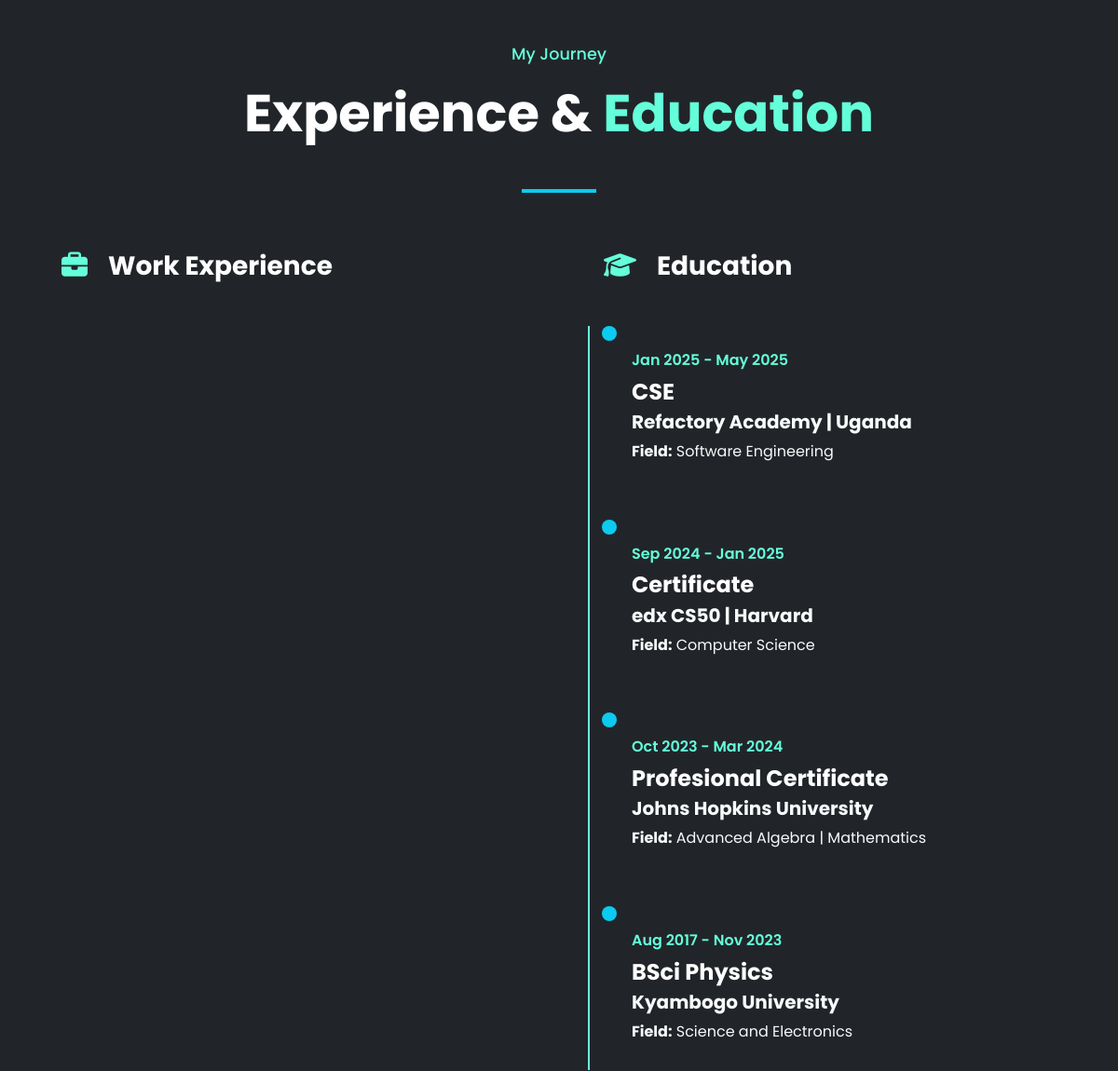
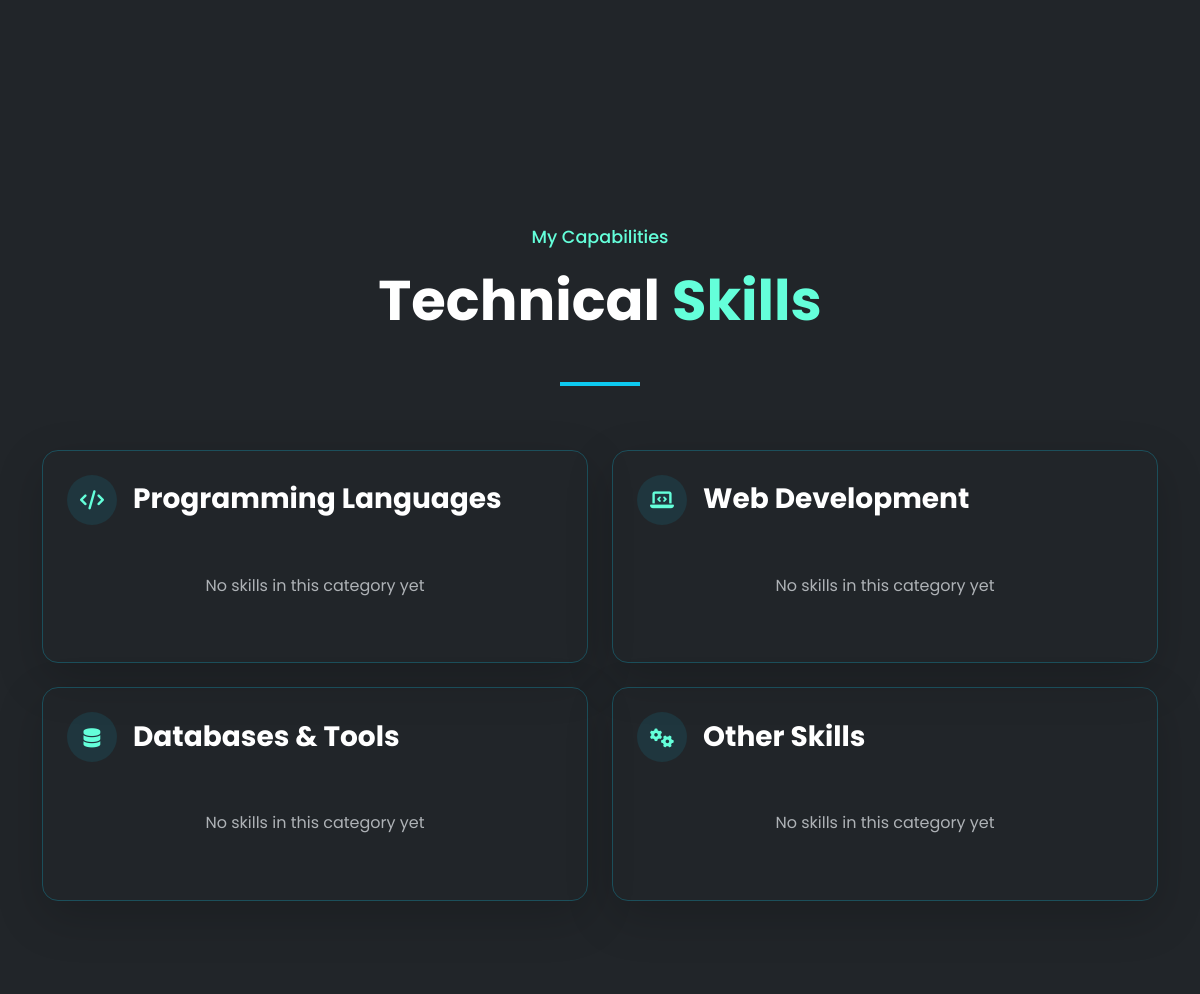
The app's page / (middle part), older data (2 pictures, top to bottom).
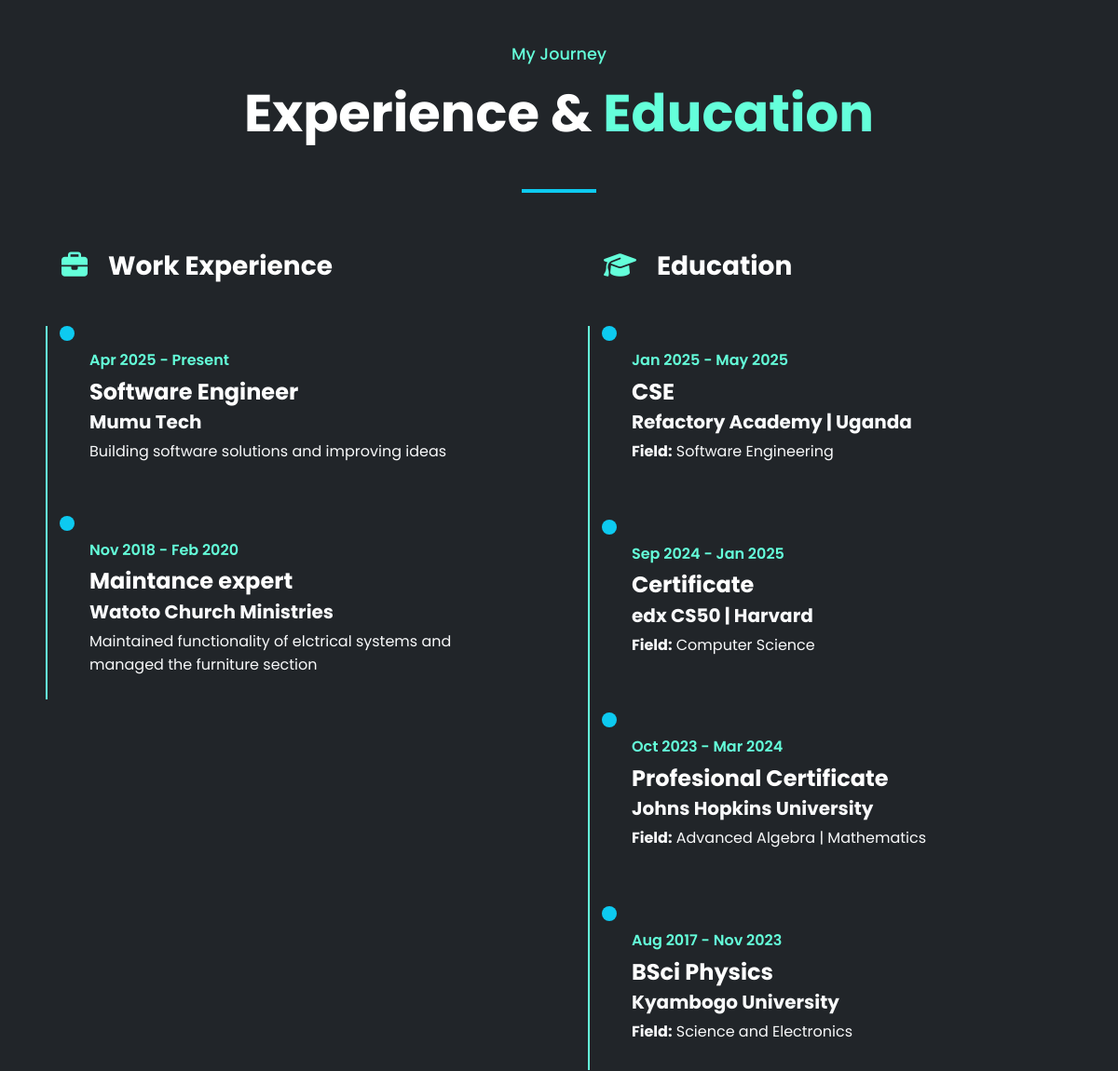
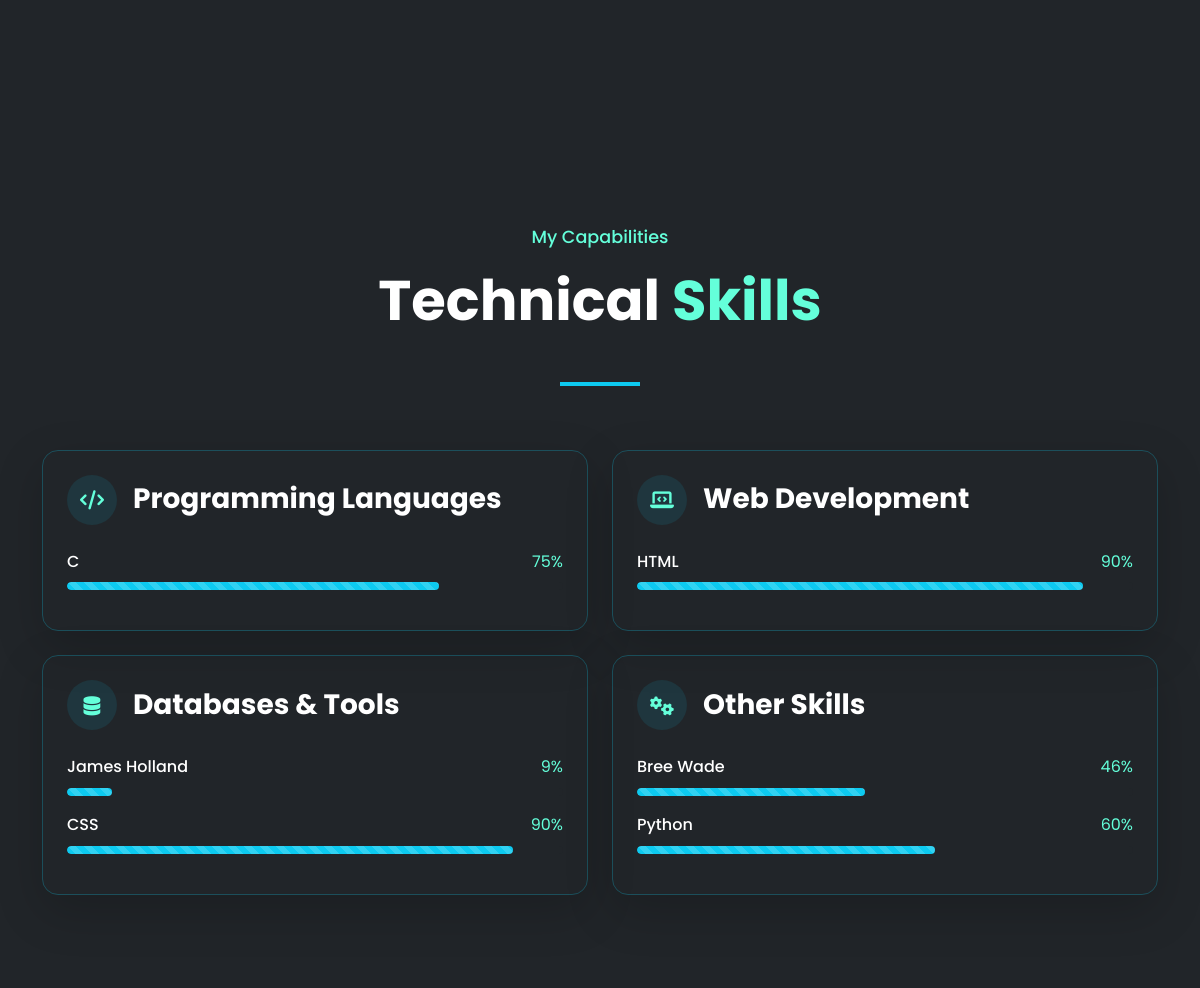
The same page, newer data (2 pictures, top to bottom).
### portfolio/models.py (models this page shows, shortened)
class Education(models.Model):
    institution = models.CharField(max_length=200)
    degree = models.CharField(max_length=200)
    field_of_study = models.CharField(max_length=200)
    start_date = models.DateField()
    end_date = models.DateField(null=True, blank=True)
    description = models.TextField(blank=True)

class Experience(models.Model):
    position = models.CharField(max_length=200)
    company = models.CharField(max_length=200)
    start_date = models.DateField()
    end_date = models.DateField(null=True, blank=True)
    description = models.TextField()
    current = models.BooleanField(default=False)

class Skill(models.Model):
    CATEGORY_CHOICES = [
        ('PROGRAMMING', 'Programming Languages'),
        ('WEB', 'Web Development'),
        ('DATABASE', 'Databases'),
        ('TOOLS', 'Tools & DevOps'),
        ('OTHER', 'Other Skills'),
    ]
    name = models.CharField(max_length=100)
    proficiency = models.IntegerField(default=50, help_text="0-100 percentage")
    category = models.CharField(
        max_length=50,
        choices=CATEGORY_CHOICES,
        default='PROGRAMMING'
    )
    icon_class = models.CharField(
        max_length=50,
        default='fas fa-code',
        help_text="FontAwesome icon class (e.g., 'fas fa-code')"
    )
    display_order = models.PositiveSmallIntegerField(
        default=0,
        help_text="Higher numbers appear first"
    )
    class Meta:
        ordering = ['-display_order', 'name']

### portfolio/views.py (the view)
# urls.py: path('', portfolio_home, name='home'),
def portfolio_home(request):
    projects = Project.objects.filter(featured=True)[:6]
    all_skills = Skill.objects.all().order_by('-display_order')
    education = Education.objects.all().order_by('-end_date')
    experience = Experience.objects.all().order_by('-start_date')
    categories = {
        'Programming Languages': {
            'icon': 'fas fa-code',
            'skills': all_skills.filter(category='PROGRAMMING')
        },
        'Web Development': {
            'icon': 'fas fa-laptop-code',
            'skills': all_skills.filter(category='WEB')
        },
        'Databases & Tools': {
            'icon': 'fas fa-database',
            'skills': all_skills.filter(category__in=['DATABASE', 'TOOLS'])
        },
        'Other Skills': {
            'icon': 'fas fa-cogs',
            'skills': all_skills.filter(category='OTHER')
        }
    }
    context = {
        'projects': projects,
        'categories': categories,
        'education': education,
        'experience': experience,
    }
    return render(request, 'portfolio/home.html', context)

### portfolio/templates/portfolio/home.html (shortened to what the changed rows need)
{% extends 'base.html' %} {% load static %} {% block content %}
<section id="experience" class="py-6 bg-dark-3">
  <div class="container">
    <div class="section-header text-center mb-6">
      <h2 class="section-title display-4 fw-bold text-white">
        Experience & <span class="text-info">Education</span>
      </h2>
    </div>
    <div class="row g-5">
      <div class="col-lg-6">
        <div class="timeline-wrapper">
          <div class="timeline">
            {% for exp in experience %}
            <div class="timeline-item">
              <div class="timeline-badge bg-info"></div>
              <div class="timeline-content bg-dark-2 p-4 rounded-4">
                <div class="timeline-date text-info mb-2">
                  {{ exp.start_date|date:"M Y" }} - {% if exp.current %}Present{% else %}{{ exp.end_date|date:"M Y" }}{% endif %}
                </div>
                <h4 class="text-white">{{ exp.position }}</h4>
                <h5 class="text-light">{{ exp.company }}</h5>
                <p class="text-light mb-0">{{ exp.description }}</p>
              </div>
            </div>
            {% endfor %}
          </div>
        </div>
      </div>
      <div class="col-lg-6">
        <div class="timeline-wrapper">
          <div class="timeline">
            {% for edu in education %}
            <div class="timeline-item">
              <div class="timeline-badge bg-info"></div>
              <div class="timeline-content bg-dark-2 p-4 rounded-4">
                <div class="timeline-date text-info mb-2">
                  {{ edu.start_date|date:"M Y" }} - {{ edu.end_date|date:"M Y" }}
                </div>
                <h4 class="text-white">{{ edu.degree }}</h4>
                <h5 class="text-light">{{ edu.institution }}</h5>
                <p class="text-light mb-1">
                  <strong>Field:</strong> {{ edu.field_of_study }}
                </p>
              </div>
            </div>
            {% endfor %}
          </div>
        </div>
      </div>
    </div>
  </div>
</section>
<section id="skills" class="py-6 bg-dark-2">
  <div class="container">
    <div class="section-header text-center mb-6">
      <h2 class="section-title display-4 fw-bold text-white">
        Technical <span class="text-info">Skills</span>
      </h2>
    </div>
    <div class="row g-4">
      {% for category, data in categories.items %}
      <div class="col-lg-6">
        <div class="skill-category-card bg-dark-3 p-4 rounded-4 h-100 border border-info border-opacity-25 shadow-lg">
          <div class="d-flex align-items-center mb-4">
            <div class="icon-box bg-info bg-opacity-10 text-info rounded-circle me-3">
              <i class="{{ data.icon }}"></i>
            </div>
            <h3 class="text-white mb-0">{{ category }}</h3>
          </div>
          <div class="skills-container">
            {% for skill in data.skills %}
            <div class="skill-item mb-3 animate__animated animate__fadeInUp" style="animation-delay: {{ forloop.counter0|divisibleby:2|yesno:'0.1s,0.2s' }};">
              <div class="d-flex justify-content-between mb-2">
                <span class="text-white fw-medium">{{ skill.name }}</span>
                <span class="text-info">{{ skill.proficiency }}%</span>
              </div>
              <div class="progress bg-dark" style="height: 8px;">
                <div class="progress-bar bg-info progress-bar-striped progress-bar-animated"
                     role="progressbar"
                     style="width: {{ skill.proficiency }}%"
                     aria-valuenow="{{ skill.proficiency }}"
                     aria-valuemin="0"
                     aria-valuemax="100">
                </div>
              </div>
            </div>
            {% empty %}
            <div class="text-center py-4">
              <p class="text-muted">No skills in this category yet</p>
            </div>
            {% endfor %}
          </div>
        </div>
      </div>
      {% endfor %}
    </div>
  </div>
</section>
{% endblock %}

Row changes from the older to the newer data that the page shows:
added Experience: start_date "Apr 2025", current "Present", position "Software Engineer", company "Mumu Tech", description "Building software solutions and improving ideas"
added Experience: start_date "Nov 2018", end_date "Feb 2020", position "Maintance expert", company "Watoto Church Ministries", description "Maintained functionality of elctrical systems and managed the furniture section"
added Skill: name "C", proficiency "75", shown under "Programming Languages"
added Skill: name "HTML", proficiency "90", shown under "Web Development"
added Skill: name "James Holland", proficiency "9", shown under "Databases & Tools"
added Skill: name "CSS", proficiency "90", shown under "Databases & Tools"
added Skill: name "Bree Wade", proficiency "46", shown under "Other Skills"
added Skill: name "Python", proficiency "60", shown under "Other Skills"
Text that changed along with them:
list line gone: "No skills in this category yet"
